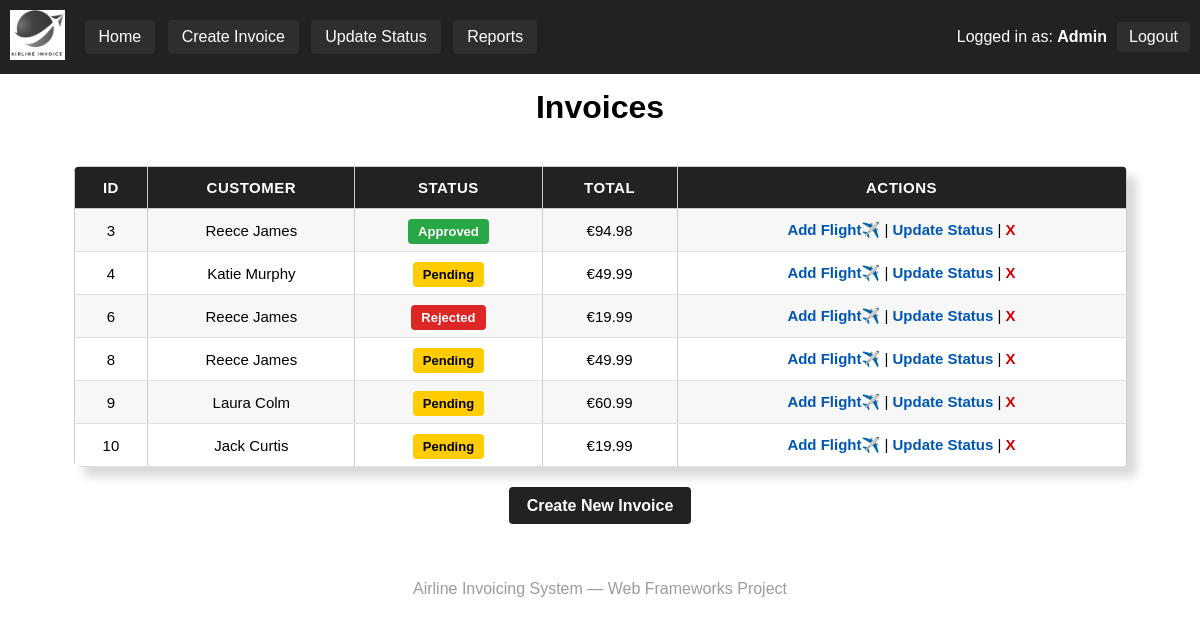
Before: / (signed in) with the older database file.
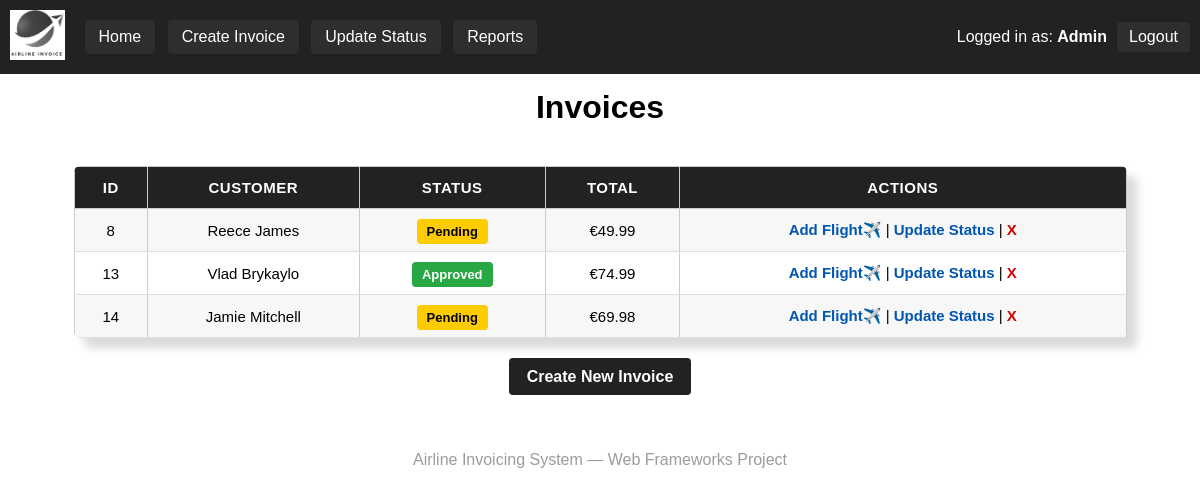
After: the same page with the newer database file.
### polls/models.py (models this page shows, shortened)
class Invoice(models.Model):
    customer = models.ForeignKey(Customer, on_delete=models.CASCADE)
    created_by = models.ForeignKey(User, on_delete=models.CASCADE)
    date = models.DateField(auto_now_add=True)
    status = models.CharField(max_length=20, default="Pending")
    total = models.DecimalField(max_digits=10, decimal_places=2, default=0)

class Customer(models.Model):
    name = models.CharField(max_length=100)
    email = models.EmailField()

### polls/views.py (the view)
# urls.py: path('', views.invoice_list, name='home'),
@login_required
def invoice_list(request):
    invoices = Invoice.objects.all()
    return render(request, 'invoice_list.html', {'invoices': invoices})

### polls/templates/invoice_list.html (shortened to what this page needs)
{% extends 'base.html' %}
{% block content %}
<h1>Invoices</h1>
<div class="table-wrapper">
<table class="invoice-table">
    <tr>
        <th>ID</th>
        <th>Customer</th>
        <th>Status</th>
        <th>Total</th>
        {% if user.username == "Admin" or user.userprofile.role != "Manager" %}
            <th>Actions</th>
        {% endif %}
    </tr>
    {% for invoice in invoices %}
    <tr>
        <td>{{ invoice.id }}</td>
        <td>{{ invoice.customer.name }}</td>
        <td>
            {% if invoice.status == "Pending" %}
                <span class="status-badge status-pending">Pending</span>
            {% elif invoice.status == "Approved" %}
                <span class="status-badge status-approved">Approved</span>
            {% else %}
                <span class="status-badge status-rejected">{{ invoice.status }}</span>
            {% endif %}
        </td>
        <td>€{{ invoice.total }}</td>
        {% if user.username == "Admin" or user.userprofile.role != "Manager" %}
        <td>
            {% if user.username == "Admin" or user.userprofile.role == "SalesAgent" %}
                <a href="{% url 'add_invoice_item' invoice.id %}" class="action-link">Add Flight✈️</a> |
            {% endif %}
            {% if user.username == "Admin" or user.userprofile.role == "Accountant" %}
                <a href="{% url 'update_invoice_status' invoice.id %}" class="action-link">Update Status</a> |
            {% endif %}
            {% if user.username == "Admin" or user.userprofile.role == "SalesAgent" %}
                <a href="{% url 'delete_invoice' invoice.id %}" class="delete-x">X</a>
            {% endif %}
        </td>
        {% endif %}
    </tr>
    {% endfor %}
</table>
</div>
<a href="{% url 'create_invoice' %}" class="create-btn">Create New Invoice</a>
{% endblock %}

### polls/templates/base.html (shortened to what this page needs)
{% load static %}
<!DOCTYPE html>
<html>
<head>
</head>
<body>
<header>
    <div style="display:flex; align-items:center; gap:20px;">
        <a href="{% url 'invoice_list' %}">
            <img src="{% static 'polls/images/airline.logo.png' %}"
                 alt="Airline Logo"
                 style="height:50px; width:auto;">
        </a>
        <nav>
            {% if user.is_authenticated %}
                {% if user.username == "Admin" %}
                    <a href="{% url 'invoice_list' %}">Home</a>
                    <a href="{% url 'create_invoice' %}">Create Invoice</a>
                    <a href="{% url 'invoice_list' %}">Update Status</a>
                    <a href="{% url 'customer_report' %}">Reports</a>
                {% endif %}
            {% endif %}
        </nav>
    </div>
    {% if user.is_authenticated %}
    <div class="right-side">
        <span>Logged in as: <strong>{{ user.username }}</strong></span>
        <a href="{% url 'logout' %}" class="btn">Logout</a>
    </div>
    {% endif %}
</header>
<div class="container">
    {% block content %}{% endblock %}
</div>
<footer>
    Airline Invoicing System — Web Frameworks Project
</footer>
</body>
</html>

### polls/templates/base.html (style rules this page uses)
body { font-family: Arial; margin: 0; padding: 0; text-align: center; }
header { background: #222; color: white; padding: 10px; display: flex; justify-content: space-between; align-items: center; }
nav a { color: white; background: #2e2e2e; padding: 8px 14px; border-radius: 4px; margin-right: 8px; display: inline-block; text-decoration: none; }
.right-side { display: flex; align-items: center; gap: 10px; border-radius: 4px; }
.container { padding: 15px; }
h1, h2 { margin-top: 0; }
table { width: 100%; border-collapse: collapse; margin-top: 15px; }
th { background: #d1d1d1; }
th, td { border: 1px solid #ccc; padding: 8px; }
.btn { padding: 6px 12px; background: #2e2e2e; color: white; text-decoration: none; border: none; cursor: pointer; border-radius: 4px; }
footer { margin-top: 40px; padding: 10px; color: #9c9c9c; }

### polls/templates/invoice_list.html (style rules this page uses)
.table-wrapper { margin-top: 25px; display: flex; justify-content: center; }
.invoice-table { width: 90%; border-collapse: collapse; font-size: 15px; background: white; box-shadow: 10px 10px 10px rgba(0,0,0,0.15); border-radius: 6px; overflow: hidden; margin-bottom: 30px; }
.invoice-table th { background: #222; color: white; padding: 12px; text-transform: uppercase; letter-spacing: 0.5px; }
.invoice-table td { padding: 12px; border-bottom: 1px solid #e0e0e0; }
.invoice-table tr:nth-child(even) { background: #f7f7f7; }
.action-link { color: #0056b3; font-weight: bold; text-decoration: none; }
.delete-x { color: #d00000; font-weight: bold; text-decoration: none; }
.create-btn { margin-top: 25px; padding: 10px 18px; background: #222; color: white; border-radius: 4px; text-decoration: none; font-weight: bold; }
.status-badge { padding: 5px 10px; border-radius: 4px; color: white; font-weight: bold; font-size: 13px; }
.status-pending { background: #ffcc00; color:black; }
.status-approved { background: #28a745; }

Changed rows visible on the page:
removed Invoice: id "3", customer.name "Reece James", status "Approved", total "94.98"
removed Invoice: id "4", customer.name "Katie Murphy", status "Pending", total "49.99"
removed Invoice: id "6", customer.name "Reece James", status "Rejected", total "19.99"
removed Invoice: id "9", customer.name "Laura Colm", status "Pending", total "60.99"
removed Invoice: id "10", customer.name "Jack Curtis", status "Pending", total "19.99"
added Invoice: id "13", customer.name "Vlad Brykaylo", status "Approved", total "74.99"
added Invoice: id "14", customer.name "Jamie Mitchell", status "Pending", total "69.98"
